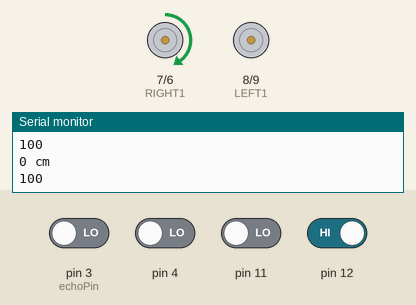
The sketch below on a simulated Arduino Uno, built with avr-gcc and run on an emulated ATmega328P. Parts: motor-driver pin pairs drawn as motors (green arrow = first pin HIGH = forward, orange = second pin HIGH = backward, longer = more drive, scaled by the enable pin), the last lines printed to the serial monitor. The test bench sets the inputs (shaded band); at power-on: pin 12 HIGH, pin 3 (echoPin), pin 4, pin 11 LOW.

Above: at 1.2 s.
1.3 s: pin 11 driven HIGH
At 2.0 s:
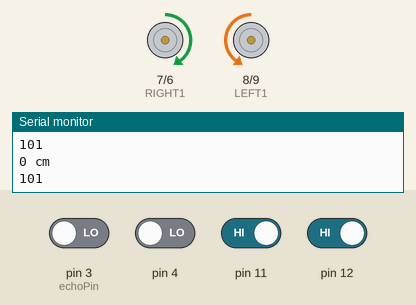
2.8 s: pin 12 driven LOW
At 3.9 s:
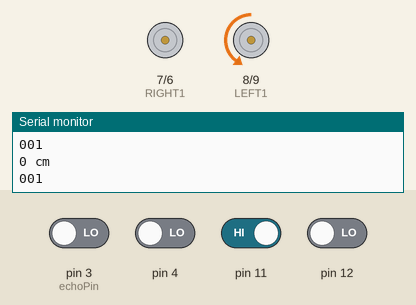
4.3 s: pin 11 driven LOW
At 4.8 s:
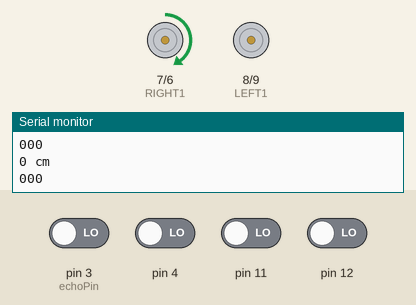
5.8 s: pin 4 driven HIGH
At 7.0 s:
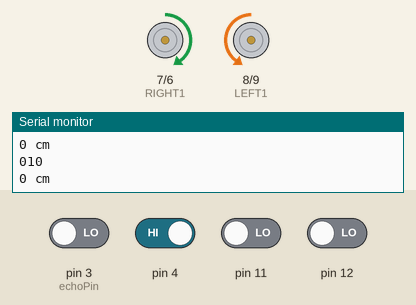
7.3 s: pin 4 driven LOW
At 8.0 s:
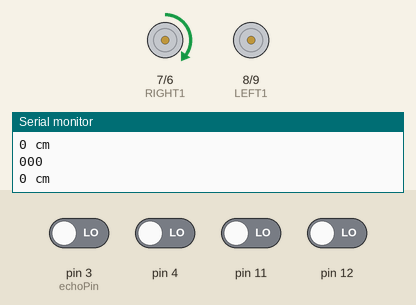
Timing chart, 0 to 9.8 s (numbered marks = the images above; inputs shaded):
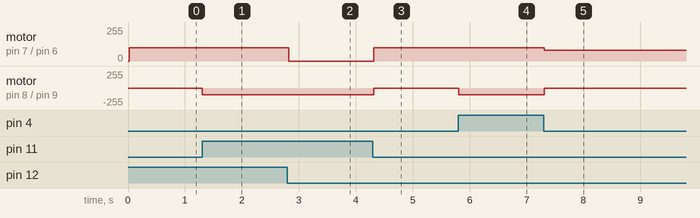

Measured:
- after the input at 1.3 s, motor on pin 8 (LEFT1) / pin 9 (LEFT2): stopped → backward 100/255 at once
- after the input at 2.8 s, motor on pin 7 (RIGHT1) / pin 6 (RIGHT2): forward 100/255 → stopped at once
- after the input at 4.3 s, motor on pin 7 (RIGHT1) / pin 6 (RIGHT2): stopped → forward 100/255 at once; motor on pin 8 (LEFT1) / pin 9 (LEFT2): backward 100/255 → stopped at once
- after the input at 5.8 s, motor on pin 8 (LEFT1) / pin 9 (LEFT2): stopped → backward 100/255 at once
- after the input at 7.3 s, motor on pin 7 (RIGHT1) / pin 6 (RIGHT2): forward 100/255 → forward 80/255 at once; motor on pin 8 (LEFT1) / pin 9 (LEFT2): backward 100/255 → stopped at once

The sketch:

try.ino
```cpp
const byte LEFT1 = 8;  //IN1
const byte LEFT2 = 9;  //IN2
const byte LEFT_PWM = 10;
//右馬達控制設定
const byte RIGHT1 = 7;  //IN3
const byte RIGHT2 = 6;  //IN4
const byte RIGHT_PWM = 5;
//設定PWM輸出值(代表的是車子的速度)
byte rightspeed = 100;
byte leftspeed = 100;
byte motorspeed = 80;
bool status = 0;  //1->小右轉,2->大右轉,3->小左轉,4->大左轉,5->直走 (數字指上一動)

//超音波
const byte trigPin = 2;  //觸發
const int echoPin = 3;   //接收
unsigned long int d;

unsigned long int ping() {
  digitalWrite(trigPin, HIGH);
  delayMicroseconds(10);
  digitalWrite(trigPin, LOW);

  return pulseIn(echoPin, HIGH, 23200);
}

void backward() {
  digitalWrite(LEFT1, HIGH);
  digitalWrite(LEFT2, LOW);
  analogWrite(LEFT_PWM, leftspeed);
  //右輪·因在小車上馬達安装方向左右兩個是相
  digitalWrite(RIGHT1, LOW);
  digitalWrite(RIGHT2, HIGH);
  analogWrite(RIGHT_PWM, rightspeed);
}

void forward() {  //
  digitalWrite(LEFT1, LOW);
  digitalWrite(LEFT2, HIGH);
  analogWrite(LEFT_PWM, leftspeed);
  digitalWrite(RIGHT1, HIGH);
  digitalWrite(RIGHT2, LOW);
  analogWrite(RIGHT_PWM, rightspeed);
  status = 5;
}

void turnleft() {  //左轉
  //左輪不動,右輪動(速度為0)
  analogWrite(LEFT_PWM, 0);
  analogWrite(RIGHT_PWM, motorspeed);
  digitalWrite(RIGHT1, HIGH);
  digitalWrite(RIGHT2, LOW);
  status = 3;
}
void bigturnleft() {  //大左轉
  //左輪不動,右輪動(速度為0)
  analogWrite(LEFT_PWM, 0);
  analogWrite(RIGHT_PWM, motorspeed + 20);
  digitalWrite(RIGHT1, HIGH);
  digitalWrite(RIGHT2, LOW);
  status = 4;
}

void turnright() {  //右轉
  //右輪不動,左輪動(速度為0)
  analogWrite(LEFT_PWM, motorspeed);
  analogWrite(RIGHT_PWM, 0);
  digitalWrite(LEFT1, LOW);
  digitalWrite(LEFT2, HIGH);
}

void bigturnright() {  //大右轉
  //右輪不動,左輪動(速度為0)
  analogWrite(LEFT_PWM, motorspeed + 20);
  analogWrite(RIGHT_PWM, 0);
  digitalWrite(LEFT1, LOW);
  digitalWrite(LEFT2, HIGH);
  status = 2;
}
void stopMotor() {
  analogWrite(LEFT_PWM, 0);
  analogWrite(RIGHT_PWM, 0);
}

void setup() {
  //設定每一個PIN的模式
  pinMode(LEFT1, OUTPUT);
  pinMode(LEFT2, OUTPUT);
  pinMode(LEFT_PWM, OUTPUT);
  pinMode(RIGHT1, OUTPUT);
  pinMode(RIGHT2, OUTPUT);
  pinMode(RIGHT_PWM, OUTPUT);
  Serial.begin(9600);


  pinMode(4, INPUT);   //中間红外線威測器
  pinMode(11, INPUT);  //右側红外線威測器
  pinMode(12, INPUT);  //左側红外線威測器
}
void loop() {

  //Serial.print("left"); Serial.println(digitalRead(12));
  //Serial.print("middle"); Serial.println(digitalRead(4));
  //Serial.print("right"); Serial.println(digitalRead(11));
  Serial.print(digitalRead(12));
  Serial.print(digitalRead(4));
  Serial.println(digitalRead(11));

  d = ping() / 58;

  Serial.println(String("") + d + " cm");

  if (d >= 1 && d <= 40) {

    stopMotor();
    delay(700);

    if (d >= 1 && d <= 25) {
      Serial.println("why?????????");
      backward();
      delay(1200);
    }

    stopMotor();
    delay(1000);

    bigturnright();
    delay(300);

    stopMotor();
    delay(1000);

    forward();
    delay(700);

    stopMotor();
    delay(1000);

    bigturnleft();
    delay(700);

    stopMotor();
    delay(1000);

    while (!(digitalRead(12) + digitalRead(4) + digitalRead(11))) {
      forward();
    }
  }

  //0-> 非黑線 1-> 黑線
  // 空->
  //小右轉 011
  if (digitalRead(12) == 0 && digitalRead(4) == 1 && digitalRead(11) == 1) {
    turnright();
    status = 1;
    return;
  }
  //大左轉 100
  if (digitalRead(12) == 1 && digitalRead(4) == 0 && digitalRead(11) == 0) {
    bigturnleft();
    return;
  }
  //小左轉 110
  if (digitalRead(12) == 1 && digitalRead(4) == 1 && digitalRead(11) == 0) {
    turnleft();
    return;
  }
  //大右轉 001
  if (digitalRead(12) == 0 && digitalRead(4) == 0 && digitalRead(11) == 1) {
    bigturnright();
    return;
  }
  //正直走 010 111 101
  if ((digitalRead(12) == 0 && digitalRead(4) == 1 && digitalRead(11) == 0) || (digitalRead(12) == 1 && digitalRead(4) == 1 && digitalRead(11) == 1) || (digitalRead(12) == 1 && digitalRead(4) == 0 && digitalRead(11) == 1)) {
    forward();
  }


  //停下 000
  if (status && (digitalRead(12) == 0 && digitalRead(4) == 0 && digitalRead(11) == 0)) {
    switch (status) {
      case 1:
        turnleft();
        break;

      case 2:
        bigturnleft();
        break;

      case 3:
        turnright();
        break;

      case 4:
        bigturnright();
        break;
      default:
        while ((digitalRead(12) == 0 && digitalRead(4) == 0 && digitalRead(11) == 0))
          forward();
        break;
    }
  }
}
```
